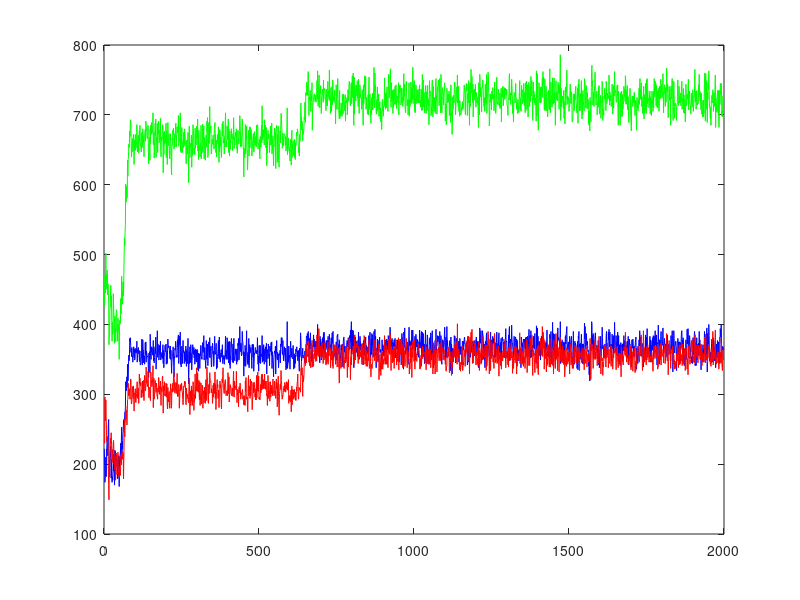
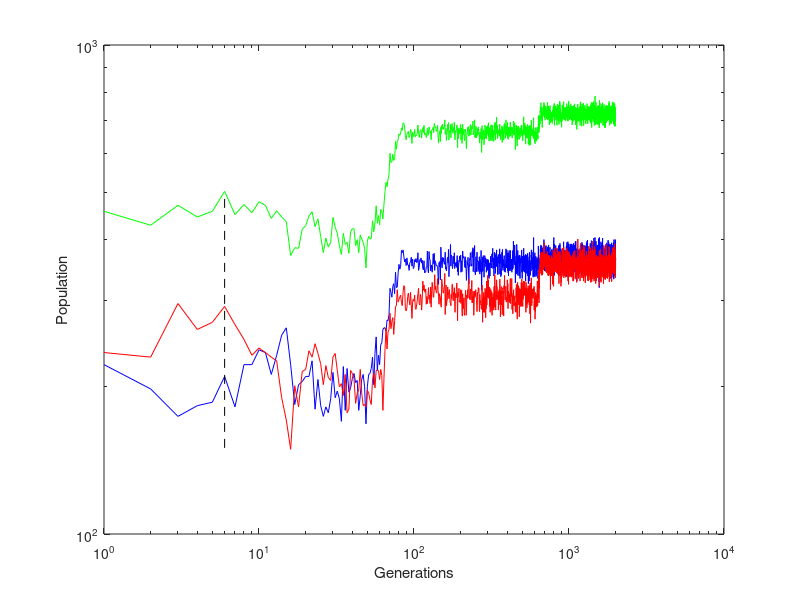

Write MATLAB code to recreate these figures, in order.

%--------------------------------------------
J=importdata('1mat.txt');
B=importdata('1pop.txt');
x1= B(:, 1);
x2= B(:, 2);
x3= B(:, 3);
x4= B(:, 4);

plot(x1, x2, 'b', x1, x3, 'r', x1, x4, 'g');
figure
loglog(x1, x2, 'b', x1, x3, 'r', x1, x4, 'g'); hold on;
loglog([6,6],[150,500], 'k--');

xlabel('Generations');
ylabel('Population')
%--------------------------------------------
A=importdata('1seppop.txt');
[n,m]=size(A);

D=[0];
C=[0];
E=[0];
F=[0];

CCom1= zeros(n,1);
CCom2= zeros(n,1);

x=(m+1)/2;
for i = 1:n
   count=0;
   Com1=0;
   for j= 2:x
       if A(i,j) ~= 0
            D=cat(1, D, j-2);
            count = count + 1;
           %Centre of mass
            Com1 = Com1 + (j-2)*A(i,j);
           %----------------------
       end
   end
   
   X = i*ones(count,1);
   C=cat(1,C,X);
   count2=0;
   Com2=0;
   
   %Centre of mass 
   CCom1(i, 1)= Com1/x2(i,1);
   %----------------
   for k= x+1:m
       if A(i,k) ~= 0
            F=cat(1, F, k-2);
            count2 = count2 + 1;
           %Centre of mass
            Com2 = Com2 + (k-2)*A(i, k);
           %-------------------
       end 
   end
   
   Y = i*ones(count2,1);
   E =cat(1,E,Y);
   
   %Centre of mass
   CCom2(i,1)= Com2/x3(i,1);
   
end
% figure
% scatter(C, D, '.', 'b' );
% hold on;
% scatter(E, F, '.', 'r');
% hold on;
% plot(x1, CCom1,'g' , x1, CCom2, 'g');